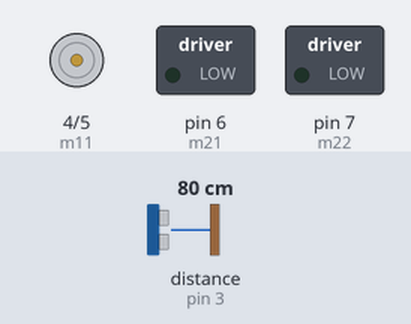
A sketch run on a simulated Arduino Uno, built with avr-gcc and run on an emulated ATmega328P. Shown: motor-driver pin pairs drawn as motors (green arrow = first pin HIGH = forward, orange = second pin HIGH = backward, longer = more drive), switched loads named in the sketch (green lamp = pin HIGH). Wiring (inferred from the names in the program): ultrasonic range finder: trigger pin 2; echo pin 3. The inputs (shaded band) are chosen by the test bench; at power-on: distance to the obstacle (sensor on pin 3) 80 cm. The echo pulse lasts 58.3 µs per cm; pins used as bus, display or sensor lines are not drawn.

Above: at 1.3 s.
1.4 s: distance to the obstacle (sensor on pin 3) set to 2 cm
At 2.2 s:
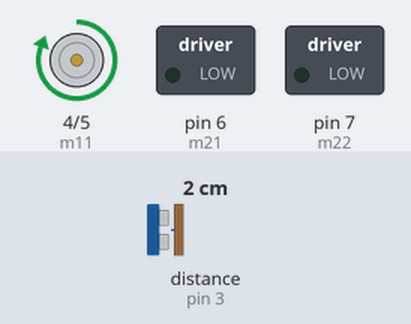
3.0 s: distance to the obstacle (sensor on pin 3) set to 35 cm
At 3.7 s:
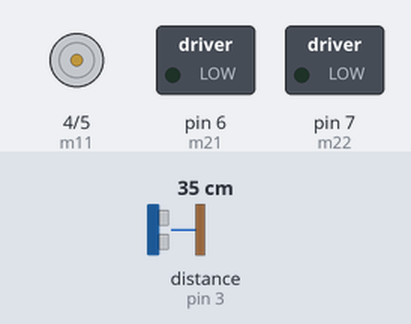
4.6 s: distance to the obstacle (sensor on pin 3) set to 4 cm
At 5.4 s:
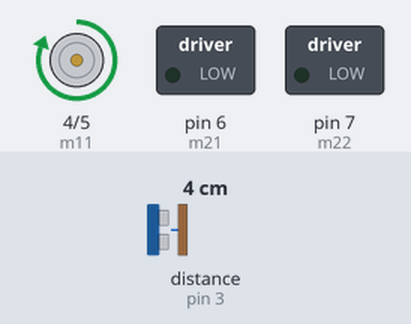
Timing chart, 0 to 7.6 s (numbered marks = the images above; inputs shaded):
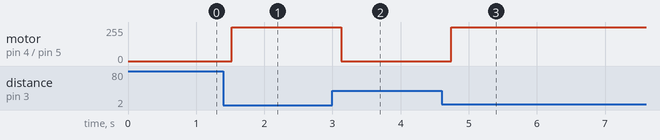

Measured:
- after the input at 1.4 s, motor on pin 4 (m11) / pin 5 (m12): stopped → forward 255/255 after 0.12 s
- after the input at 3.0 s, motor on pin 4 (m11) / pin 5 (m12): forward 255/255 → stopped after 0.13 s
- after the input at 4.6 s, motor on pin 4 (m11) / pin 5 (m12): stopped → forward 255/255 after 0.14 s

The sketch:

Object_Following_Robot.ino
```cpp
#define trigpin 2

#define echopin 3

int m11=4;

int m12=5;

int m21=6;

int m22=7;

void setup()

{

pinMode(m11,OUTPUT);

pinMode(m12,OUTPUT);

pinMode(m21,OUTPUT);

pinMode(m22,OUTPUT);

pinMode(trigpin,OUTPUT);

pinMode(echopin,INPUT);

}

void loop()

{

int duration,distance;

digitalWrite(trigpin,HIGH);

delayMicroseconds(1000);

digitalWrite(trigpin,LOW);

duration=pulseIn(echopin,HIGH);

distance=(duration/2)/29.1;

if(distance>=40)

{

digitalWrite(m11,LOW);

digitalWrite(m11,LOW);

digitalWrite(m11,LOW);

digitalWrite(m11,LOW);

delay(500);

}

else

{

if(distance>=25)

{

digitalWrite(m11,HIGH);

digitalWrite(m11,LOW);

digitalWrite(m11,HIGH);

digitalWrite(m11,LOW);

delay(400);

}

else

{

digitalWrite(m11,LOW);

digitalWrite(m11,HIGH);

digitalWrite(m11,LOW);

digitalWrite(m11,HIGH);

delay(400);

}

}

}
```
